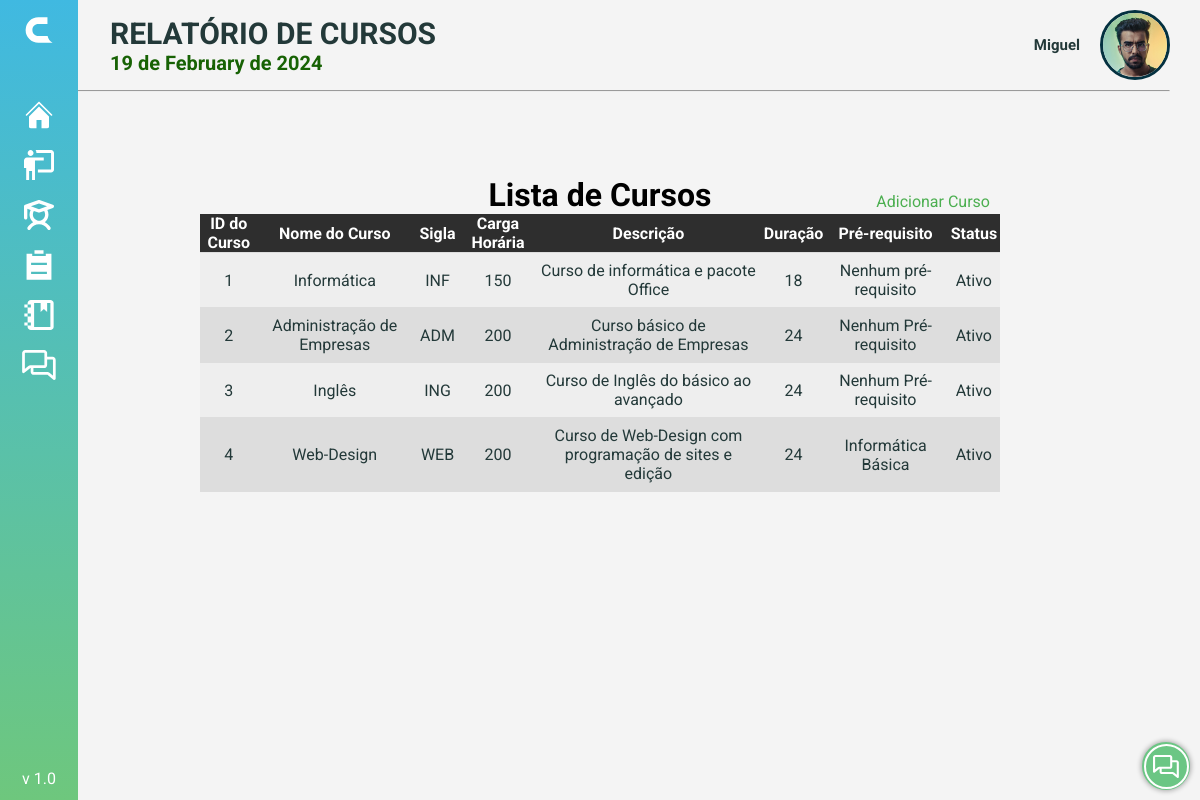
/PAGES/s_curso_consulta.php (signed in), run on the app's committed database.
### tables this page shows
CREATE TABLE Curso (
  Curso_id INT NOT NULL AUTO_INCREMENT,
  Curso_Nome VARCHAR(100) NOT NULL,
  Curso_Sigla CHAR(3) NOT NULL,
  Curso_Carga_horaria INT(10) NOT NULL,
  Curso_Desc VARCHAR(500) NOT NULL,
  Curso_Duracao INT NOT NULL,
  Curso_PreRequisito VARCHAR(500) NOT NULL,
  Curso_Registro DATETIME NOT NULL DEFAULT CURRENT_TIMESTAMP,
  Curso_Status CHAR(1) DEFAULT 1,
  PRIMARY KEY (Curso_id)
);

### PHP/data.php (called while the page is built, shortened)
<?php
    $data = date('Y-m-d');
    $numeroDia = date('d', strtotime($data));
    $nomeMes = strftime('%B', strtotime($data));
    $ano = date('Y', strtotime($data));
    $date = $numeroDia . ' de ' . $nomeMes . ' de ' . $ano;
?>

### PAGES/s_curso_consulta.php (the view, shortened to what this page needs)
<!DOCTYPE html>
<html lang="pt-BR">
<head>
    <link rel="stylesheet" href="../PHP/sidebar/menu.css">
    <link rel="stylesheet" href="../STYLE/botao.css" />
    <link rel="stylesheet" href="../STYLE/data.css">
    <link rel="stylesheet" href="https://cdnjs.cloudflare.com/ajax/libs/font-awesome/6.3.0/css/all.min.css"
 />
    <link href='https://unpkg.com/boxicons@2.0.7/css/boxicons.min.css' rel='stylesheet'>
    <link rel="stylesheet" href="../STYLE/style_home.css">
</head>
<body>
    <?php include('../PHP/data.php'); ?>
    <?php include('../PHP/sidebar/menu.php'); ?>
    <?php include('../PHP/redes.php'); ?>
    <?php include('../PHP/dropdown.php'); ?>
    <header>
        <div class="title">
            <div class="nomedata closed">
                <h1>RELATÓRIO DE CURSOS</h1>
                <div class="php">
                    <?php echo $date; ?>
                </div>
            </div>
            <div class="user">
                <?php echo $dropdown; ?>
            </div>
        </div>
        <hr>
    </header>
    <div>
        <?php echo $sidebarHTML; ?>
    </div>
    <main>
<div class="top"><h1>Lista de Cursos</h1>
        <a href="s_curso_cad.php"><img src="../ICON/sinal-mais.svg" alt="">Adicionar Curso</a></div>
        <table>
            <tr class="titulos">
                <th>ID do Curso</th>
                <th>Nome do Curso</th>
                <th>Sigla</th>
                <th>Carga Horária</th>
                <th>Descrição</th>
                <th>Duração</th>
                <th>Pré-requisito</th>
                <th>Status</th>
            </tr>
            <?php
            $servername = "localhost";
            $username = "root";
            $password = "";
            $dbname = "CLAU";
            $conn = new mysqli($servername, $username, $password, $dbname);
            $sql = "SELECT Curso_id, Curso_Nome, Curso_Sigla, Curso_Carga_horaria, Curso_Desc, Curso_Duracao, Curso_PreRequisito, Curso_Status FROM curso";
            $result = mysqli_query($conn, $sql);
            while ($row = mysqli_fetch_assoc($result)) {
                echo "<tr onclick=\"window.location='s_curso_detalhes.php?id={$row['Curso_id']}';\">";
                echo "<td>{$row['Curso_id']}</td>";
                echo "<td>{$row['Curso_Nome']}</td>";
                echo "<td>{$row['Curso_Sigla']}</td>";
                echo "<td>{$row['Curso_Carga_horaria']}</td>";
                echo "<td>{$row['Curso_Desc']}</td>";
                echo "<td>{$row['Curso_Duracao']}</td>";
                echo "<td>{$row['Curso_PreRequisito']}</td>";
                echo "<td>" . ($row['Curso_Status'] == 1 ? "Ativo" : "Inativo") . "</td>";
                echo "</tr>";
            }
            ?>
        </table>
    </main>
    <div class="buttons">
        <?php echo $redes; ?>
    </div>
</body>
</html>

### PHP/sidebar/menu.css (style rules this page uses)
* { margin: 0; padding: 0; box-sizing: border-box; }

### STYLE/botao.css (style rules this page uses)
.buttons { position: fixed; z-index: 1; bottom: 0; right: 0; }

### STYLE/data.css (style rules this page uses)
.php { color: #176204; font-size: 20px; font-weight: bold; }

### STYLE/style_home.css (style rules this page uses)
* { margin: 0; padding: 0; box-sizing: border-box; font-family: 'Roboto', sans-serif; }
:root { --cor-primaria: #043140; --cor-secundaria: #176204; --cor-fundo: #F4F4F4; }
body { height: auto; display: flex; flex-direction: column; align-items: center; background-color: var(--cor-fundo); }
header { display: flex; width: 100%; flex-direction: column; justify-content: center; align-items: center; }
.nomedata { display: flex; flex-direction: column; margin-left: 250px; transition: margin-left 0.5s ease; }
.nomedata.closed { margin-left: 80px; }
.title { margin: 0; display: flex; justify-content: space-between; width: 100%; align-items: center; padding: 10px 30px; }
.title h1 { font-size: 30px; font-weight: bold; color: #233939; }
.user { display: flex; align-items: center; }
hr { background-color: #313131; width: 95%; height: 1px; }
main { width: 90%; height: 80%; align-items: center; display: flex; flex-wrap: wrap; max-width: 1000px; justify-content: center; margin: 7% 0; }

### PAGES/s_curso_consulta.php (style rules this page uses)
.top { position: relative; display: flex; width: 100%; justify-content:center; align-items: flex-end; }
.top a { text-decoration: none; color: #4CAF50; position: absolute; right: 11%; bottom: 3px; display: flex; transition: 0.2s ease-in-out; }
table { border-collapse: collapse; width: 80%; margin: 0 auto; border-radius: 15px; }
th { background-color: #f2f2f2; color: #000; }
tr:nth-child(even) { background-color: #eee; }
tr:nth-child(odd) { background-color: #ddd; }
td { padding: 8px; text-align: center; color:#233939 }
th, td { border-bottom: 1px solid #ddd; }
.titulos th { background-color: #2E2E2E; color: white; cursor: default; }

### data on the page
curso: Curso_id "1", Curso_Nome "Informática", Curso_Sigla "INF", Curso_Carga_horaria "150", Curso_Desc "Curso de informática e pacote Office", Curso_Duracao "18", Curso_PreRequisito "Nenhum pré-requisito", Curso_Status "Ativo"
curso: Curso_id "2", Curso_Nome "Administração de Empresas", Curso_Sigla "ADM", Curso_Carga_horaria "200", Curso_Desc "Curso básico de Administração de Empresas", Curso_Duracao "24", Curso_PreRequisito "Nenhum Pré-requisito", Curso_Status "Ativo"
curso: Curso_id "3", Curso_Nome "Inglês", Curso_Sigla "ING", Curso_Carga_horaria "200", Curso_Desc "Curso de Inglês do básico ao avançado", Curso_Duracao "24", Curso_PreRequisito "Nenhum Pré-requisito", Curso_Status "Ativo"
curso: Curso_id "4", Curso_Nome "Web-Design", Curso_Sigla "WEB", Curso_Carga_horaria "200", Curso_Desc "Curso de Web-Design com programação de sites e edição", Curso_Duracao "24", Curso_PreRequisito "Informática Básica", Curso_Status "Ativo"

### other printed values
$date "19 de February de 2024"
$Nome "Miguel"
